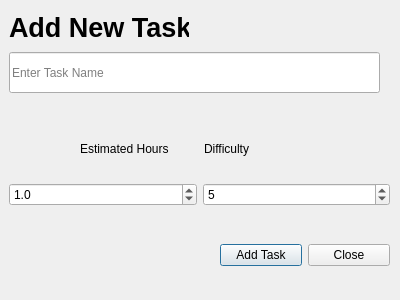
<?xml version="1.0" encoding="UTF-8"?>
<ui version="4.0">
 <class>Dialog</class>
 <widget class="QDialog" name="Dialog">
  <property name="geometry">
   <rect>
    <x>0</x>
    <y>0</y>
    <width>400</width>
    <height>300</height>
   </rect>
  </property>
  <property name="windowTitle">
   <string>Dialog</string>
  </property>
  <widget class="QLabel" name="dialogHeading">
   <property name="geometry">
    <rect>
     <x>9</x>
     <y>9</y>
     <width>180</width>
     <height>36</height>
    </rect>
   </property>
   <property name="font">
    <font>
     <pointsize>20</pointsize>
     <bold>true</bold>
    </font>
   </property>
   <property name="text">
    <string>Add New Task</string>
   </property>
  </widget>
  <widget class="QLineEdit" name="taskNameInput">
   <property name="geometry">
    <rect>
     <x>9</x>
     <y>52</y>
     <width>371</width>
     <height>41</height>
    </rect>
   </property>
   <property name="text">
    <string/>
   </property>
   <property name="placeholderText">
    <string>Enter Task Name</string>
   </property>
  </widget>
  <widget class="QWidget" name="">
   <property name="geometry">
    <rect>
     <x>9</x>
     <y>169</y>
     <width>381</width>
     <height>51</height>
    </rect>
   </property>
   <layout class="QHBoxLayout" name="horizontalLayout">
    <item>
     <widget class="QDoubleSpinBox" name="hoursInput">
      <property name="decimals">
       <number>1</number>
      </property>
      <property name="minimum">
       <double>0.100000000000000</double>
      </property>
      <property name="maximum">
       <double>1000.000000000000000</double>
      </property>
      <property name="singleStep">
       <double>0.500000000000000</double>
      </property>
      <property name="value">
       <double>1.000000000000000</double>
      </property>
     </widget>
    </item>
    <item>
     <widget class="QSpinBox" name="difficultyInput">
      <property name="minimum">
       <number>1</number>
      </property>
      <property name="maximum">
       <number>10</number>
      </property>
      <property name="value">
       <number>5</number>
      </property>
     </widget>
    </item>
   </layout>
  </widget>
  <widget class="QWidget" name="">
   <property name="geometry">
    <rect>
     <x>220</x>
     <y>230</y>
     <width>170</width>
     <height>51</height>
    </rect>
   </property>
   <layout class="QHBoxLayout" name="horizontalLayout_2">
    <item>
     <widget class="QPushButton" name="saveTaskButton">
      <property name="text">
       <string>Add Task</string>
      </property>
     </widget>
    </item>
    <item>
     <widget class="QPushButton" name="cancelButton">
      <property name="text">
       <string>Close</string>
      </property>
     </widget>
    </item>
   </layout>
  </widget>
  <widget class="QWidget" name="">
   <property name="geometry">
    <rect>
     <x>80</x>
     <y>140</y>
     <width>241</width>
     <height>18</height>
    </rect>
   </property>
   <layout class="QHBoxLayout" name="horizontalLayout_3">
    <item>
     <widget class="QLabel" name="label">
      <property name="text">
       <string>Estimated Hours</string>
      </property>
     </widget>
    </item>
    <item>
     <widget class="QLabel" name="label_2">
      <property name="text">
       <string>Difficulty</string>
      </property>
     </widget>
    </item>
   </layout>
  </widget>
 </widget>
 <resources/>
 <connections/>
</ui>
